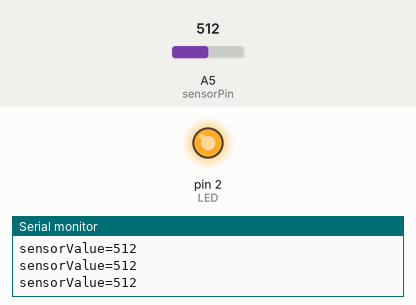
This sketch was run on a simulated Arduino Uno, built with avr-gcc and run on an emulated ATmega328P. On the bench: output pins drawn as LEDs (lit = HIGH), the last lines printed to the serial monitor. The inputs (shaded band) are chosen by the test bench; at power-on: A5 (sensorPin) = 512.

Above: at 1.2 s.
1.3 s: A5 (sensorPin) set to 256
4.3 s: A5 (sensorPin) set to 224
At 5.3 s:
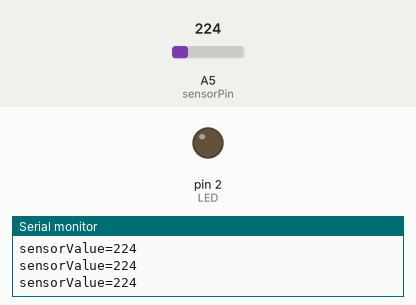
5.8 s: A5 (sensorPin) set to 250
At 7.0 s:
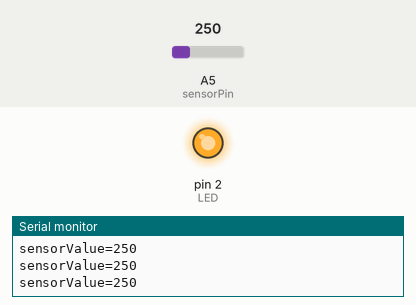
7.3 s: A5 (sensorPin) set to 230
At 8.3 s:
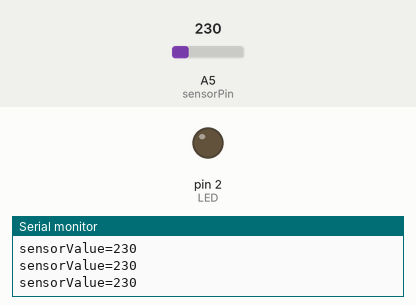
Timing chart, 0 to 10.3 s (numbered marks = the images above; inputs shaded):
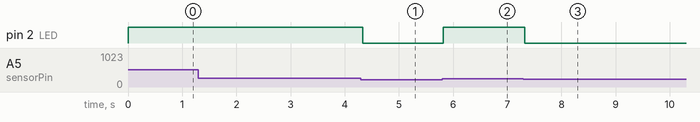

Measured:
- the behaviour switches between 240 and 239 on A5 (sensorPin) (found by bisection; images 0 and 1)
- after the input at 4.3 s, pin 2 (LED): HIGH → LOW at once
- after the input at 5.8 s, pin 2 (LED): LOW → HIGH at once
- after the input at 7.3 s, pin 2 (LED): HIGH → LOW at once

The sketch:

Automatic_Street_Light.ino
```cpp
#define sensorPin A5
#define LED 2
int sensorValue;
void setup()
{
  pinMode(LED,OUTPUT);
  pinMode(sensorPin,INPUT);
  Serial.begin(9600);
}

void loop()
{
  sensorValue = analogRead(sensorPin);
  Serial.print("sensorValue=");
  Serial.println(sensorValue);
if (sensorValue <240) {
digitalWrite(LED,LOW);
}
else {
  digitalWrite(LED,HIGH);
}
}
```
